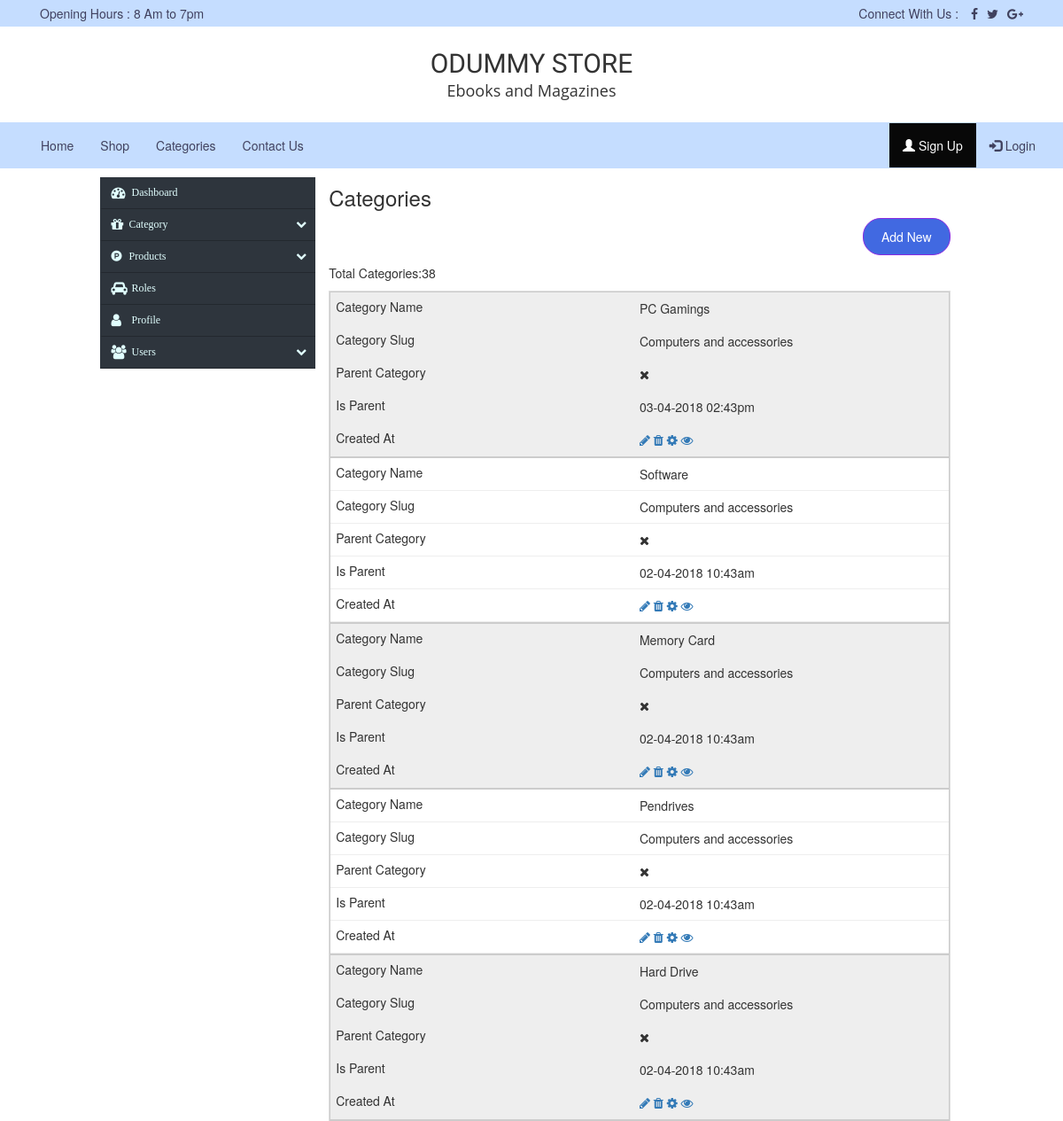
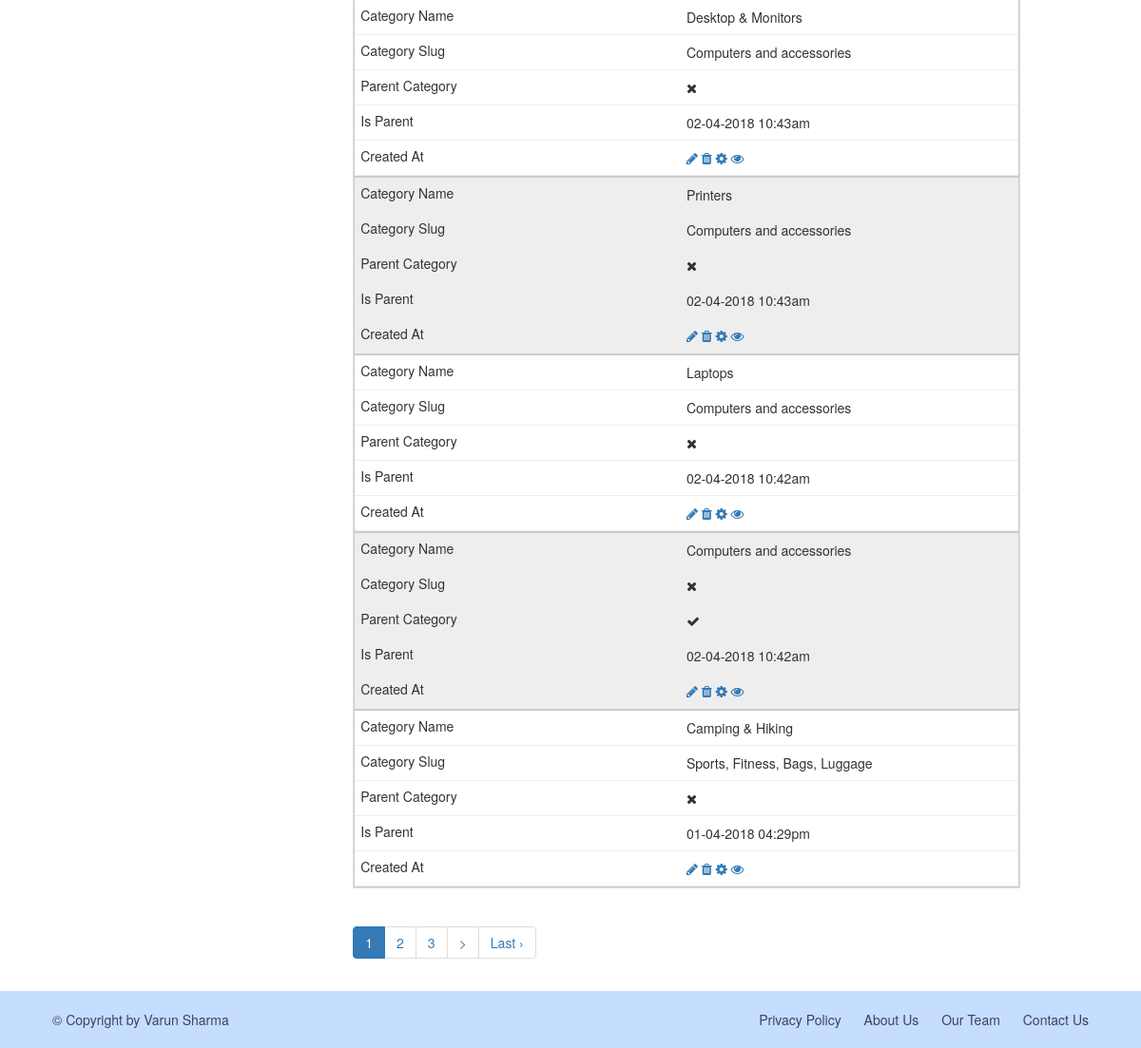
Page /index.php/category/admin_view on the committed database (2 pictures, top to bottom).
### tables this page shows
CREATE TABLE `shop_cat` (
  `category_id` int(11) NOT NULL,
  `category_name` mediumtext NOT NULL,
  `category_description` longtext,
  `category_slug` varchar(255) DEFAULT NULL,
  `category_image` varchar(255) DEFAULT NULL,
  `parent_id` int(11) DEFAULT '0',
  `created_at` timestamp NOT NULL DEFAULT CURRENT_TIMESTAMP ON UPDATE CURRENT_TIMESTAMP,
  `updated_at` timestamp NOT NULL DEFAULT '0000-00-00 00:00:00'
);

### index.php (called while the page is built, shortened)
<?php
require_once BASEPATH.'core/CodeIgniter.php';

### application/models/Category_Model.php (called while the page is built, shortened)
<?php
class Category_Model extends CI_Model{
	public function CategoryTable($offest,$records,$where_array=array(),$order_col='created_at',$order_by='DESC'){
		$query=$this->db->select('t1.category_id,t1.category_slug,t1.category_description,t1.category_name,t1.created_at as created_at,t2.category_name as parent_category')
		->from('shop_cat as t1')
		->join('shop_cat as t2','t1.parent_id=t2.category_id','left')
		->where($where_array)
		->order_by($order_col,$order_by)
		->limit($offest,$records)->get()->result_array();
		return $query;
	}
	public function CountCategoryTable($where_array=array()){
		$query=$this->db->select('t1.category_id,t1.category_slug,t1.category_description,t1.category_name,t1.created_at as created_at,t2.category_name as parent_category')
		->from('shop_cat as t1')
		->join('shop_cat as t2','t1.parent_id=t2.category_id','left')
		->where($where_array)
		->get()->num_rows();
		return $query;
	}
}

### application/views/themes/ebook/admin/category/index.php (the view, shortened to what this page needs)
<div class="main-content">
<div class="container-fluid">
	<div class="col-xs-12 col-lg-10 col-center padding-0">
<div class="col-xs-12 col-lg-3 pull-left padding-0">
</div>
<div class="col-xs-12 col-lg-9 pull-left">
	<h3>Categories</h3>
	<div class="row">
		<div class="col-sm-12">
			<a href="<?=base_url()?>admin/category/add" class="pull-right add_new margin-bottom-10">Add New</a>
		</div>
	</div>
	<div class="row">
		<?php if(!empty($view_data)):?>
			<div class="col-sm-12 total_records">
			<?php echo "Total Categories:".$total_records.'<br>';?>
			</div>
		<?php endif;?>
		<div class="col-sm-12">
<table class="table table-bordered category_table">
<tbody>
<?php if(!empty($view_data)):?>
<?php foreach($view_data as $view_cat){?>
	<tr>
	<td><?=ucfirst($view_cat['category_name'])?></td>
	<td><?php echo ($view_cat['parent_category'])?$view_cat['parent_category']:"<i class='fa fa-times'></i>";?></td>
	<td><?php echo ($view_cat['parent_category'])?"<i class='fa fa-times'></i>":"<i class='fa fa-check'></i>";?></td>
	<td><?=date('d-m-Y h:ia',strtotime($view_cat['created_at']))?></td>
	<td>
		<a href="<?=base_url('admin/category/edit/')?><?=$view_cat['category_id']?>"><i class="fa fa-pencil"></i></a>
		<a href="<?=base_url('admin/category/delete/')?><?=$view_cat['category_id']?>"><i class="fa fa-trash"></i></a>
		<a href="<?=base_url('admin/category/settings/')?><?=$view_cat['category_id']?>"><i class="fa fa-cog"></i></a>
		<a href="<?=base_url('category/')?><?=$view_cat['category_slug']?>/action/viewAll"><i class="fa fa-eye"></i></a>
	</td>
	</tr>
<?php } ?>
<?php else:?>
<tr>
	<td colspan="7"><p>No category can match your criteria</p></td>
</tr>
<?php endif;?>
</tbody>
</table>
<?php if (isset($links)) { ?>
                <?=$links?>
            <?php } ?>
					</div>
</div>
</div>
</div>
</div>
</div>

### assets/custom/css/signup.css (style rules this page uses)
.main-content { padding:20px 0; }
.col-center { float: none; margin: 0 auto; display: table; }
.padding-0 { padding:0; }
table.category_table { width: 100%; border-collapse: collapse; }
.category_table tr:nth-of-type(odd) { background: #eee; }
.category_table td,.category_table th { padding: 6px; border: 1px solid #ccc; text-align: left; }
.h1, .h2, .h3, h1, h2, h3 { margin-top: 10px; margin-bottom: 10px; }
@media only screen and (max-width: 760px),
(min-device-width: 768px) and (max-device-width: 1024px) { table.category_table,.category_table thead,.category_table tbody,.category_table th,.category_table td,.category_table tr { display: block; } }
@media only screen and (max-width: 760px),
(min-device-width: 768px) and (max-device-width: 1024px) { .main-content { padding: 10px 0; } }
@media only screen and (max-width: 760px),
(min-device-width: 768px) and (max-device-width: 1024px) { .category_table tr { border: 1px solid #ccc; } }
@media only screen and (max-width: 760px),
(min-device-width: 768px) and (max-device-width: 1024px) { .category_table td { border: none !important; border-bottom: 1px solid #eee !important; position: relative !important; padding-left: 50% !important; } }
@media only screen and (max-width: 760px),
(min-device-width: 768px) and (max-device-width: 1024px) { .category_table td:before { position: absolute; top: 6px; left: 6px; width: 45%; padding-right: 10px; white-space: nowrap; } }
@media only screen and (max-width: 760px),
(min-device-width: 768px) and (max-device-width: 1024px) { .category_table td:nth-of-type(1):before { content: "Category Name"; } }
@media only screen and (max-width: 760px),
(min-device-width: 768px) and (max-device-width: 1024px) { .category_table td:nth-of-type(2):before { content: "Category Slug"; } }
@media only screen and (max-width: 760px),
(min-device-width: 768px) and (max-device-width: 1024px) { .category_table td:nth-of-type(3):before { content: "Parent Category"; } }
@media only screen and (max-width: 760px),
(min-device-width: 768px) and (max-device-width: 1024px) { .category_table td:nth-of-type(4):before { content: "Is Parent"; } }
@media only screen and (max-width: 760px),
(min-device-width: 768px) and (max-device-width: 1024px) { .category_table td:nth-of-type(5):before { content: "Created At"; } }
.margin-bottom-10 { margin-bottom:10px; }
.add_new { display: table; border: 1px solid blueviolet; padding: 10px 20px; background: royalblue; color: #fff; border-radius: 20px; text-decoration:none; }
.total_records { margin-bottom:10px; }

### rows in the picture
shop_cat: category_name "PC Gamings", shop_cat.category_name "Computers and accessories", created_at "03-04-2018 02:43pm"
shop_cat: category_name "Software", shop_cat.category_name "Computers and accessories", created_at "02-04-2018 10:43am"
shop_cat: category_name "Memory Card", shop_cat.category_name "Computers and accessories", created_at "02-04-2018 10:43am"
shop_cat: category_name "Pendrives", shop_cat.category_name "Computers and accessories", created_at "02-04-2018 10:43am"
shop_cat: category_name "Hard Drive", shop_cat.category_name "Computers and accessories", created_at "02-04-2018 10:43am"
shop_cat: category_name "Desktop & Monitors", shop_cat.category_name "Computers and accessories", created_at "02-04-2018 10:43am"
shop_cat: category_name "Printers", shop_cat.category_name "Computers and accessories", created_at "02-04-2018 10:43am"
shop_cat: category_name "Laptops", shop_cat.category_name "Computers and accessories", created_at "02-04-2018 10:42am"
shop_cat: category_name "Computers and accessories", created_at "02-04-2018 10:42am"
shop_cat: category_name "Camping & Hiking", shop_cat.category_name "Sports, Fitness, Bags, Luggage", created_at "01-04-2018 04:29pm"

### other values in the picture
$total_records "38"
$links "1 2 3 > Last ›"
